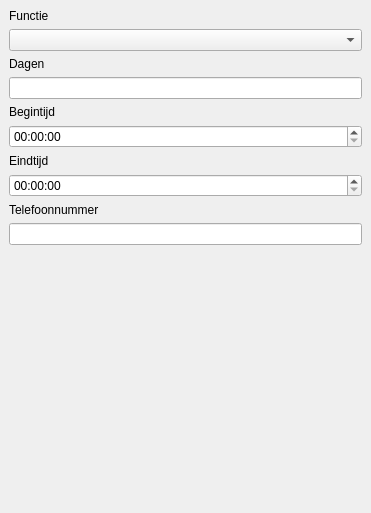
<?xml version="1.0" encoding="UTF-8"?>
<ui version="4.0">
 <class>Veiligheidsvoorziening</class>
 <widget class="QDockWidget" name="Veiligheidsvoorziening">
  <property name="geometry">
   <rect>
    <x>0</x>
    <y>0</y>
    <width>371</width>
    <height>513</height>
   </rect>
  </property>
  <property name="features">
   <set>QDockWidget::DockWidgetMovable</set>
  </property>
  <property name="windowTitle">
   <string>Contactpersoon</string>
  </property>
  <widget class="QWidget" name="dockWidgetContents">
   <layout class="QGridLayout" name="gridLayout">
    <item row="0" column="0">
     <layout class="QVBoxLayout" name="verticalLayout">
      <property name="sizeConstraint">
       <enum>QLayout::SetNoConstraint</enum>
      </property>
      <item>
       <widget class="QLabel" name="label_4">
        <property name="text">
         <string>Functie</string>
        </property>
       </widget>
      </item>
      <item>
       <widget class="QComboBox" name="soort"/>
      </item>
      <item>
       <widget class="QLabel" name="label">
        <property name="text">
         <string>Dagen</string>
        </property>
       </widget>
      </item>
      <item>
       <widget class="QLineEdit" name="dagen"/>
      </item>
      <item>
       <widget class="QLabel" name="label_2">
        <property name="text">
         <string>Begintijd</string>
        </property>
       </widget>
      </item>
      <item>
       <widget class="QTimeEdit" name="tijdvakbegin"/>
      </item>
      <item>
       <widget class="QLabel" name="label_3">
        <property name="text">
         <string>Eindtijd</string>
        </property>
       </widget>
      </item>
      <item>
       <widget class="QTimeEdit" name="tijdvakeind"/>
      </item>
      <item>
       <widget class="QLabel" name="label_5">
        <property name="text">
         <string>Telefoonnummer</string>
        </property>
       </widget>
      </item>
      <item>
       <widget class="QLineEdit" name="telefoonnummer"/>
      </item>
      <item>
       <spacer name="verticalSpacer">
        <property name="orientation">
         <enum>Qt::Vertical</enum>
        </property>
        <property name="sizeHint" stdset="0">
         <size>
          <width>0</width>
          <height>0</height>
         </size>
        </property>
       </spacer>
      </item>
     </layout>
    </item>
   </layout>
  </widget>
 </widget>
 <resources/>
 <connections/>
</ui>
